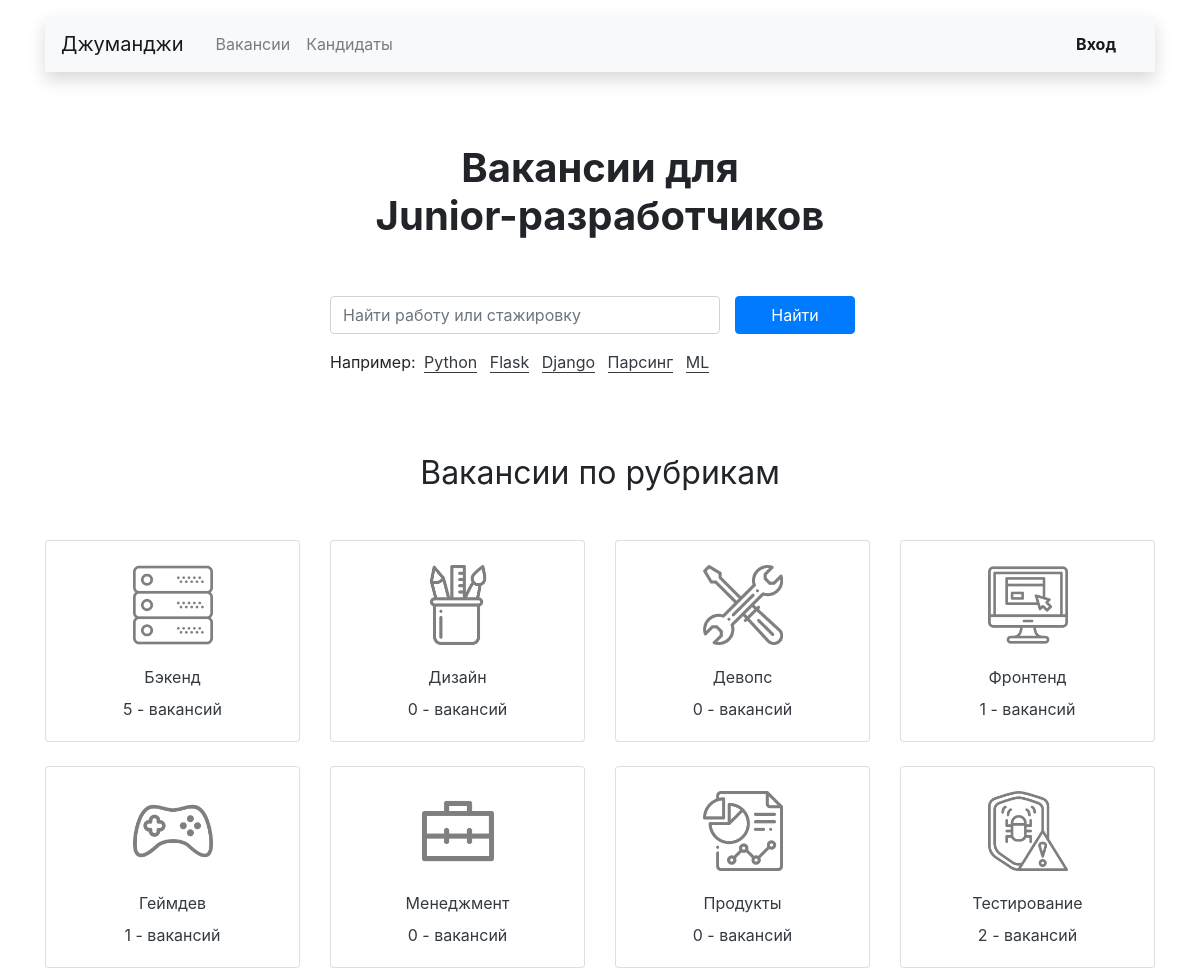
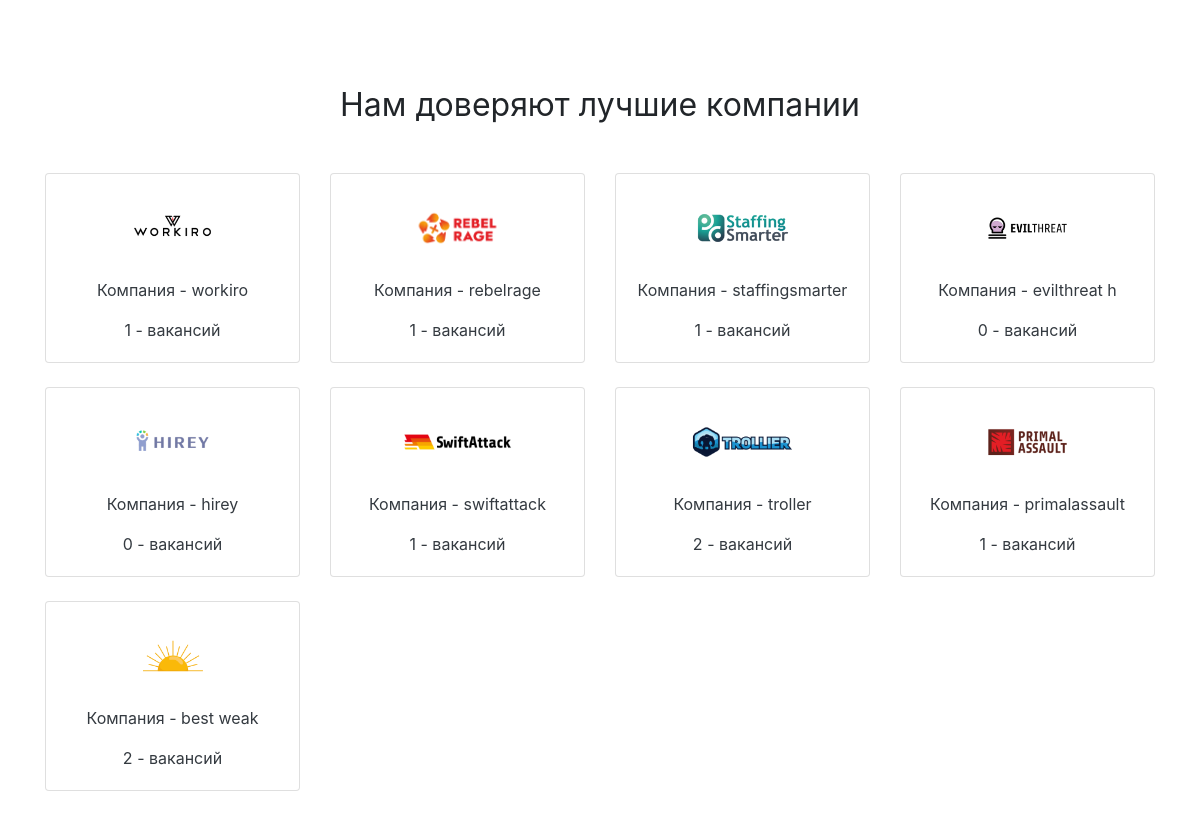
The page / on the database its author committed (2 pictures, top to bottom).
### main/models.py (models this page shows, shortened)
class Specialty(models.Model):
    code = models.CharField(max_length=30, unique=True, verbose_name='Код')
    title = models.CharField(max_length=30, verbose_name='Направление')
    picture = models.ImageField(
        upload_to='specialties',
        default='https://place-hold.it/100x60',
        blank=True,
        verbose_name='Картинка',
    )
    class Meta:
        verbose_name = 'Специализацию'
        verbose_name_plural = 'Специализации'
    def get_absolute_url(self):
        return reverse('vacancies_by_specialty', args=(self.code,))  # или kwargs={'specialty_slug': self.code}

class Company(models.Model):
    name = models.CharField(max_length=50, verbose_name='Название')
    location = models.CharField(max_length=50, verbose_name='Город')
    logo = models.ImageField(
        upload_to='companies',
        default='https://place-hold.it/100x60', blank=True,
        verbose_name='Логотип',
    )
    description = models.TextField(blank=True, verbose_name='Инф. о компании')
    employee_count = models.IntegerField(default=0, verbose_name='Кол-во сотрудников')
    owner = models.OneToOneField(
        User,
        on_delete=models.CASCADE,
        verbose_name='Владелец',
        related_name='owner',
    )
    class Meta:
        verbose_name = 'Компанию'
        verbose_name_plural = 'Компании'
        ordering = ['pk']
    def get_absolute_url(self):
        return reverse('vacancies_by_companies', kwargs={'company_id': self.id})

### main/views.py (the view)
# urls.py: path('', views.MainPageView.as_view(), name='main_page'),
class MainPageView(TemplateView):
    template_name = 'main/main/index.html'
    def get_context_data(self, **kwargs):
        context = super().get_context_data(**kwargs)
        context['specialty_list'] = Specialty.objects.annotate(count=Count('vacancies'))
        context['company_list'] = Company.objects.annotate(count=Count('vacancies'))
        context['form'] = SearchForm()
        return context

### main/forms.py
class SearchForm(forms.Form):
    s = forms.CharField()
    def __init__(self, *args, **kwargs):
        super().__init__(*args, **kwargs)
        self.fields['s'].widget.attrs = {
            'class': 'form-control w-100',
            'aria-label': 'search',
            'placeholder': 'Найти работу или стажировку',
            'maxlength': '35',
            'type': 'search',
        }

### main/templates/main/main/index.html (shortened to what this page needs)
{% extends 'main/main_layout.html' %}
{% load static %}
{% block custom_body %}
    <main class="container mt-3">
        <section>
            <h1 class="h1 text-center mx-auto mt-4 py-5"><strong>Вакансии для <br>Junior-разработчиков</strong></h1>
            <div class="row">
                <div class="col-12 col-md-8 col-lg-6 offset-lg-3 offset-md-2">
                   {% include 'main/main/search.html' %}
                    <p>Например:
                        <a href="{% url 'search_vacancy' %}?s=Python" class="text-dark border-bottom border-dark m-1 text-decoration-none">Python</a>
                        <a href="{% url 'search_vacancy' %}?s=Flask" class="text-dark border-bottom border-dark m-1 text-decoration-none">Flask</a>
                        <a href="{% url 'search_vacancy' %}?s=Django" class="text-dark border-bottom border-dark m-1 text-decoration-none">Django</a>
                        <a href="{% url 'search_vacancy' %}?s=Парсинг" class="text-dark border-bottom border-dark m-1 text-decoration-none">Парсинг</a>
                        <a href="{% url 'search_vacancy' %}?s=ML" class="text-dark border-bottom border-dark m-1 text-decoration-none">ML</a>
                    </p>
                </div>
            </div>
        </section>
        <section class="mt-5 pt-3">
            <h2 class="h2 font-weight-normal text-center mb-5">Вакансии по рубрикам</h2>
            <div class="row mb-0">
                {% for specialty in specialty_list %}
                    <div class="col-6 col-md-6 col-lg-3">
                        <a href="{{ specialty.get_absolute_url }}">
                            <div class="card pt-4 text-center mb-4 text-dark custom_visual_main_card">
                                    <img class="mx-auto d-block"
                                      src="{{ specialty.picture.url }}"
                                      width="80"
                                      alt="{{ specialty.code }}"
                                    >
                                <div class="card-body">
                                    <p class="card-text mb-2">{{ specialty.title }}</p>
                                    <p class="card-text">
                                        {{ specialty.count }} - вакансий
                                    </p>
                                </div>
                            </div>
                        </a>
                    </div>
                {% endfor %}
            </div>
        </section>
        <section class="my-5 pt-3">
            <h2 class="h2 font-weight-normal text-center mb-5">Нам доверяют лучшие компании</h2>
            <div class="row mb-0">
                {% for company in company_list %}
                    <div class="col-6 col-md-6 col-lg-3">
                        <a href="{{ company.get_absolute_url }}">
                            <div class="card pt-4 text-center mb-4 text-dark custom_visual_main_card">
                                    <img class="mx-auto d-block"
                                         style="max-width: 150px; height: 60px"
                                         src="{{ company.logo.url }}"
                                         alt="логотип - {{ company.name }}"
                                    >
                                <div class="card-body">
                                    <p class="card-text">Компания - {{ company.name }}</p>
                                    <p class="card-text">{{ company.count }} - вакансий</p>
                                </div>
                            </div>
                        </a>
                    </div>
                {% endfor %}
            </div>
        </section>
    </main>
{% endblock %}

### rows shown on the page
Specialty: picture (picture), title "Бэкенд", count "5"
Specialty: picture (picture), title "Дизайн", count "0"
Specialty: picture (picture), title "Девопс", count "0"
Specialty: picture (picture), title "Фронтенд", count "1"
Specialty: picture (picture), title "Геймдев", count "1"
Specialty: picture (picture), title "Менеджмент", count "0"
Specialty: picture (picture), title "Продукты", count "0"
Specialty: picture (picture), title "Тестирование", count "2"
Company: logo (picture), name "workiro", count "1"
Company: logo (picture), name "rebelrage", count "1"
Company: logo (picture), name "staffingsmarter", count "1"
Company: logo (picture), name "evilthreat h", count "0"
Company: logo (picture), name "hirey", count "0"
Company: logo (picture), name "swiftattack", count "1"
Company: logo (picture), name "troller", count "2"
Company: logo (picture), name "primalassault", count "1"
Company: logo (picture), name "best weak", count "2"
